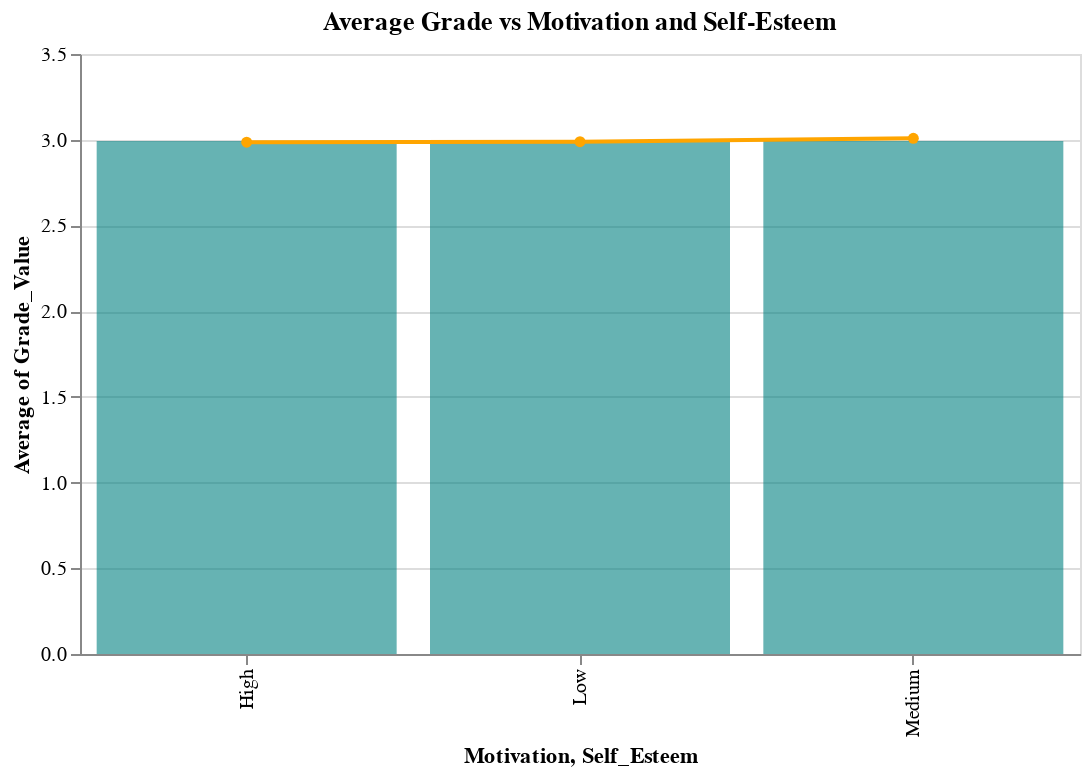

Notebook code for this chart:
### Markdown cell above
5. Altair Layered Chart – Motivation & Self-Esteem vs Grade

### Code cell
df_viz5 = df[['Motivation', 'Self_Esteem', 'Grades']].dropna()
df_viz5 = df_viz5[df_viz5['Grades'].isin(grade_order)]
df_viz5['Grade_Value'] = df_viz5['Grades'].map({'F': 0, 'D': 1, 'C': 2, 'B': 3, 'A': 4})

motivation_chart = alt.Chart(df_viz5).mark_bar(opacity=0.6).encode(
    x='Motivation:N',
    y='average(Grade_Value):Q',
    color=alt.value('teal')
)

esteem_chart = alt.Chart(df_viz5).mark_line(point=True).encode(
    x='Self_Esteem:N',
    y='average(Grade_Value):Q',
    color=alt.value('orange')
)

combined_chart = (motivation_chart + esteem_chart).properties(
    title='Average Grade vs Motivation and Self-Esteem',
    width=500
)
combined_chart.save('altair_combined_chart.html')
combined_chart.show()

### Figure 1 — Vega-Lite specification as saved in the notebook (floating-point values rounded to 4 significant figures; data arrays with more than 128 entries replaced by an {"elided": "..."} marker saying what was removed)
{"config": {"view": {"continuousWidth": 300, "continuousHeight": 300}}, "layer": [{"mark": {"type": "bar", "opacity": 0.6}, "encoding": {"color": {"value": "teal"}, "x": {"field": "Motivation", "type": "nominal"}, "y": {"aggregate": "average", "field": "Grade_Value", "type": "quantitative"}}}, {"mark": {"type": "line", "point": true}, "encoding": {"color": {"value": "orange"}, "x": {"field": "Self_Esteem", "type": "nominal"}, "y": {"aggregate": "average", "field": "Grade_Value", "type": "quantitative"}}}], "data": {"name": "data-a4972e9b413ff74a47378be1c7e15a64"}, "title": "Average Grade vs Motivation and Self-Esteem", "width": 500, "$schema": "https://vega.github.io/schema/vega-lite/v5.20.1.json", "datasets": {"data-a4972e9b413ff74a47378be1c7e15a64": {"elided": "7410 records"}}}
